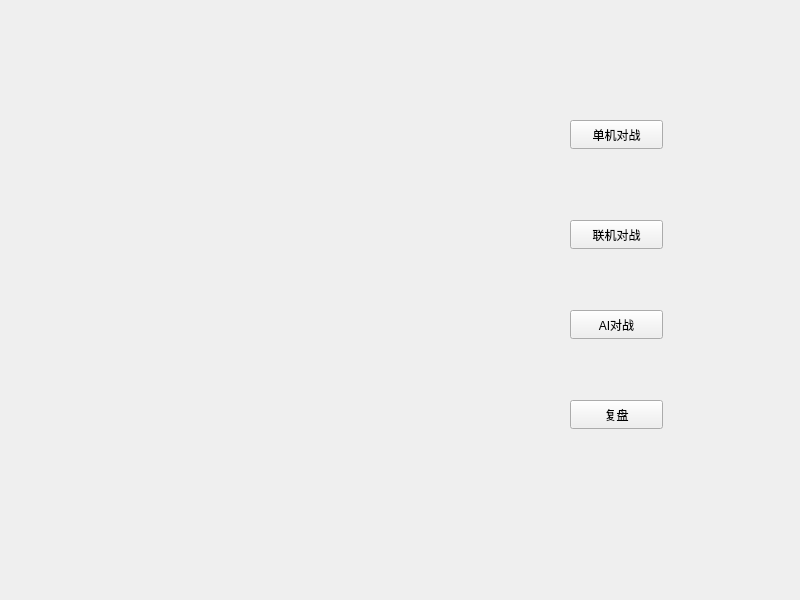
<?xml version="1.0" encoding="UTF-8"?>
<ui version="4.0">
    <class>MainWindow</class>
    <widget class="QMainWindow" name="MainWindow">
        <property name="geometry">
            <rect>
                <x>0</x>
                <y>0</y>
                <width>800</width>
                <height>600</height>
            </rect>
        </property>
        <property name="windowTitle">
            <string>主菜单</string>
        </property>
        <property name="styleSheet">
            <string notr="true">background-image:rgb(85, 255, 127)</string>
        </property>
        <widget class="QWidget" name="centralwidget">
            <widget class="QPushButton" name="pveButton">
                <property name="geometry">
                    <rect>
                        <x>570</x>
                        <y>310</y>
                        <width>93</width>
                        <height>29</height>
                    </rect>
                </property>
                <property name="text">
                    <string>AI对战</string>
                </property>
            </widget>
            <widget class="QPushButton" name="netButton">
                <property name="geometry">
                    <rect>
                        <x>570</x>
                        <y>220</y>
                        <width>93</width>
                        <height>29</height>
                    </rect>
                </property>
                <property name="text">
                    <string>联机对战</string>
                </property>
            </widget>
            <widget class="QPushButton" name="pvpButton">
                <property name="geometry">
                    <rect>
                        <x>570</x>
                        <y>120</y>
                        <width>93</width>
                        <height>29</height>
                    </rect>
                </property>
                <property name="text">
                    <string>单机对战</string>
                </property>
            </widget>
            <widget class="QPushButton" name="pvpButton_2">
                <property name="geometry">
                    <rect>
                        <x>570</x>
                        <y>400</y>
                        <width>93</width>
                        <height>29</height>
                    </rect>
                </property>
                <property name="text">
                    <string>复盘</string>
                </property>
            </widget>
        </widget>
    </widget>
    <resources/>
    <connections/>
</ui>
